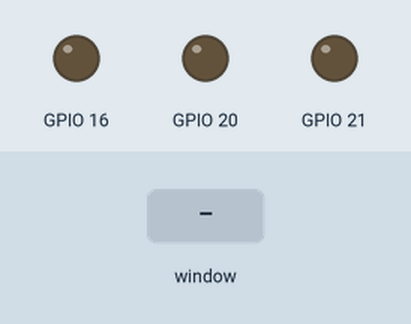
The program below on a simulated Raspberry Pi (BCM pin numbers). On the bench: output pins drawn as LEDs (lit = HIGH). Inputs (shaded band) come from the test bench. The desktop window is not drawn, its controls go by their first labels and the mouse button is held 0.15 s.

Above: at 1.2 s.
1.3 s: control labelled "Red LED" in the window clicked
At 1.9 s:
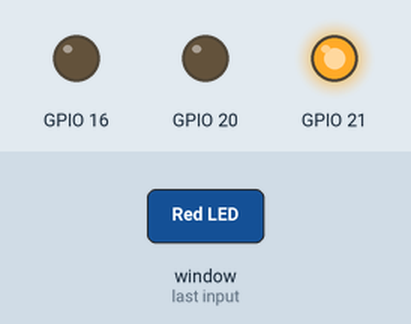
2.8 s: control labelled "Yellow LED" in the window clicked
At 4.0 s:
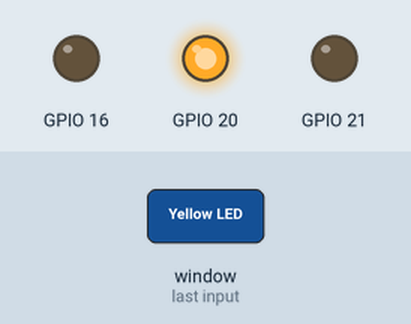
4.3 s: control labelled "Green LED" in the window clicked
At 5.4 s:
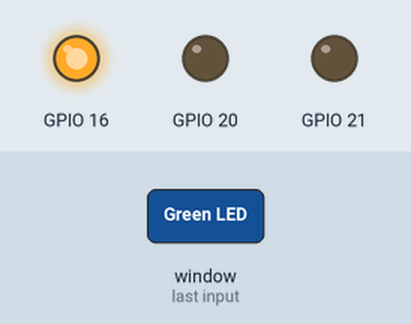
Timing chart, 0 to 7.3 s (numbered marks = the images above; inputs shaded):
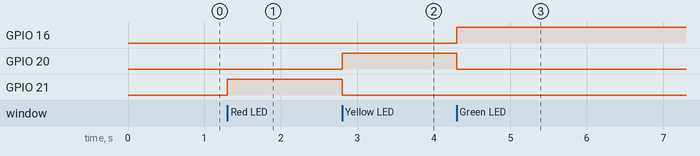

Measured:
- after the input at 1.3 s, GPIO 21: LOW → HIGH at once
- after the input at 2.8 s, GPIO 20: LOW → HIGH at once; GPIO 21: HIGH → LOW at once
- after the input at 4.3 s, GPIO 16: LOW → HIGH at once; GPIO 20: HIGH → LOW at once

The program:

code.py
```python
from Tkinter import *
import RPi.GPIO as GPIO

GPIO.setmode(GPIO.BCM)
GPIO.setup(21, GPIO.OUT)
GPIO.setup(20, GPIO.OUT)
GPIO.setup(16, GPIO.OUT)

# Make sure all LEDs are off at the start of this program
GPIO.output(21, GPIO.LOW)
GPIO.output(20, GPIO.LOW)
GPIO.output(16, GPIO.LOW)

win = Tk()
win.title("Red Yellow Green")

def redOn():
	GPIO.output(21, GPIO.HIGH)	# Turn on red
	GPIO.output(20, GPIO.LOW)	# Turn off yellow
	GPIO.output(16, GPIO.LOW)	# Turn off green

def yellowOn():
	GPIO.output(21, GPIO.LOW)	# Turn off red
	GPIO.output(20, GPIO.HIGH)	# Turn on yellow
	GPIO.output(16, GPIO.LOW)	# Turn off green

def greenOn():
	GPIO.output(21, GPIO.LOW)	# Turn off red
	GPIO.output(20, GPIO.LOW)	# Turn off yellow
	GPIO.output(16, GPIO.HIGH)	# Turn on green

def close():
	GPIO.cleanup()
	win.destroy()

var = IntVar()

radioRed = Radiobutton(win, text = "Red LED", variable = var, value = 1, command = redOn)
radioRed.pack()

radioYellow = Radiobutton(win, text = "Yellow LED", variable = var, value = 2, command = yellowOn)
radioYellow.pack()

radioGreen = Radiobutton(win, text = "Green LED", variable = var, value = 3, command = greenOn)
radioGreen.pack()

win.protocol("WM_DELETE_WINDOW", close)

win.mainloop()
```
